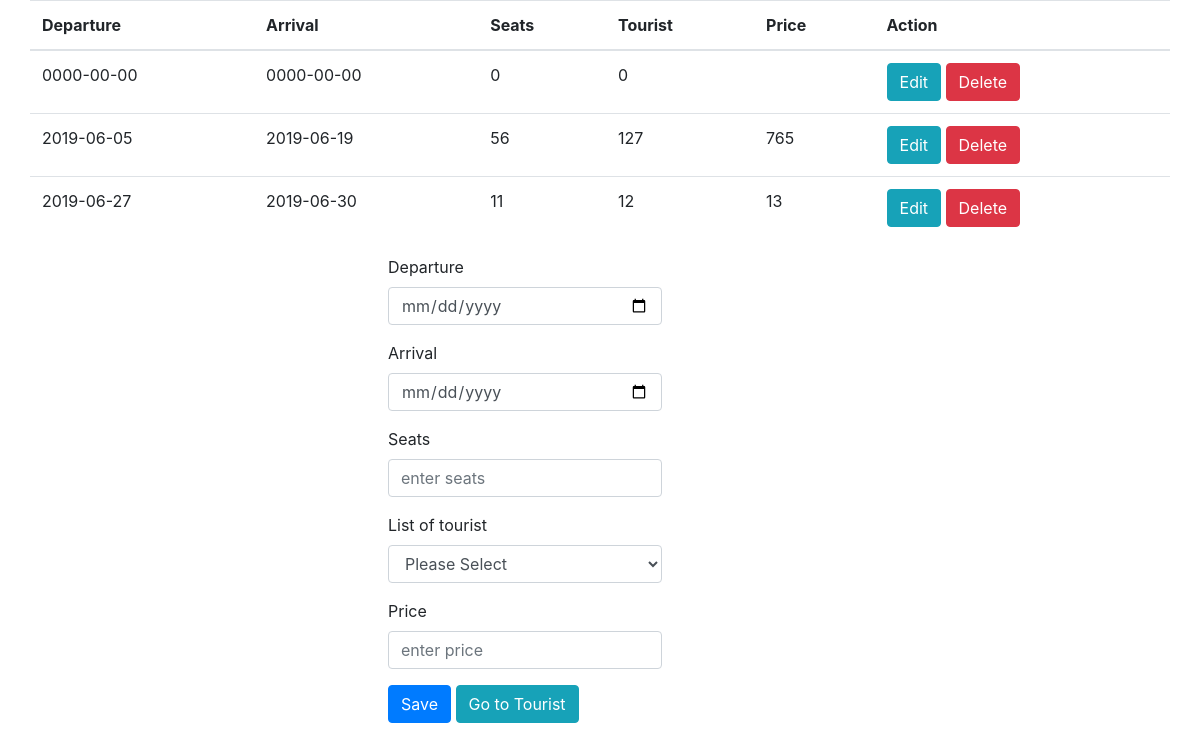
Page /flights.php on the committed database.
### tables this page shows
CREATE TABLE `flights` (
  `id` int(11) NOT NULL,
  `departure` date NOT NULL,
  `arrival` date NOT NULL,
  `seats` tinyint(4) NOT NULL,
  `tourist` tinyint(4) NOT NULL,
  `price` varchar(20) NOT NULL
);

### fprocess.php (called while the page is built, shortened)
<?php
$update = FALSE;
$departure = '';
$arrival = '';
$seats = '';
$price = '';
?>

### flights.php (the view, shortened to what this page needs)
<!doctype html>
<html>
   <head lang="en">
      <link rel="stylesheet" href="style.css" type="text/css" />
      <link rel="stylesheet" href="https://stackpath.bootstrapcdn.com/bootstrap/4.3.1/css/bootstrap.min.css">
   </head>
   <body>
        <?php require_once 'fprocess.php';  ?>
        <div class = "container">
        <?php
                    $mysql = new mysqli('localhost', 'root', '', 'loty') or die(mysqli_error($mysql));
                    $result = $mysql->query("SELECT * FROM flights") or
                    die($mysql->error);
        ?>
                <div class="row justify-content-center">
                    <table class="table">
                        <thead>
                            <tr>
                                <th>Departure</th>
                                <th>Arrival</th>
                                <th>Seats</th>
                                <th>Tourist</th>
                                <th>Price</th>
                                <th colspan ="2">Action</th>
                            </tr>
                        </thead>
                        <?php
                        while($row = $result->fetch_assoc()){ ?>
                            <tr>
                                <td><?php echo $row['departure'] ?></td>
                                <td><?php echo $row['arrival'] ?></td>
                                <td><?php echo $row['seats'] ?></td>
                                <td><?php echo $row['tourist'] ?></td>
                                <td><?php echo $row['price'] ?></td>
                                <td><a href ="flights.php?edit=<?php echo $row['id']; ?>"
                                    class="btn btn-info" >Edit</a>
                                    <a href ="flights.php?delete=<?php echo $row['id']; ?>"
                                    class="btn btn-danger" >Delete</a>
                                </td>
                            </tr>
                        <?php } ?>
                    </table>
                </div>
            <div class="row justify-content-center">
                <form action="fprocess.php" method="POST">
                        <div class="form-group">
                        <label>Departure</label>
                        <input type="date" name="departure" class="form-control" value="<?php echo $departure; ?>" placeholder="enter departure">
                        </div>
                        <div class="form-group">
                        <label>Arrival</label>
                        <input type="date" name="arrival" class="form-control"  value="<?php echo $arrival; ?>" placeholder="enter arrival">
                        </div>
                        <div class="form-group">
                        <label>Seats</label>
                        <input type="text" name="seats" class="form-control"  value="<?php echo $seats; ?>" placeholder="enter seats">
                        </div>
                        <div class="form-group">
                        <label>List of tourist</label>
                        <select  class="form-control">
                        <option name="tourist">Please Select</option>
                        </select>
                        </div>
                        <div class="form-group">
                        <label>Price</label>
                        <input type="text" name="price" class="form-control"  value="<?php echo $price; ?>" placeholder="enter price">
                        </div>
                        <div class="form-group">
                        <?php
                            if ($update==TRUE):
                        ?>
                        <button type="submit" name="update" class="btn btn-info">Update</button>
                        <a href ="flights.php" class="btn btn-primary" >Back</a>
                            <?php  else: ?>
                        <button type="submit" name="save" class="btn btn-primary">Save</button>
                        <a href ="index.php" class="btn btn-info" >Go to Tourist</a>
                        <?php endif ?>
                        </div>
                    </form>
            </div>
            </div>
   </body>
</html>

### style.css (style rules this page uses)
form { display:inline-block; margin-right: 150px; }

### rows in the picture
flights: departure "0000-00-00", arrival "0000-00-00", seats "0", tourist "0"
flights: departure "2019-06-05", arrival "2019-06-19", seats "56", tourist "127", price "765"
flights: departure "2019-06-27", arrival "2019-06-30", seats "11", tourist "12", price "13"
